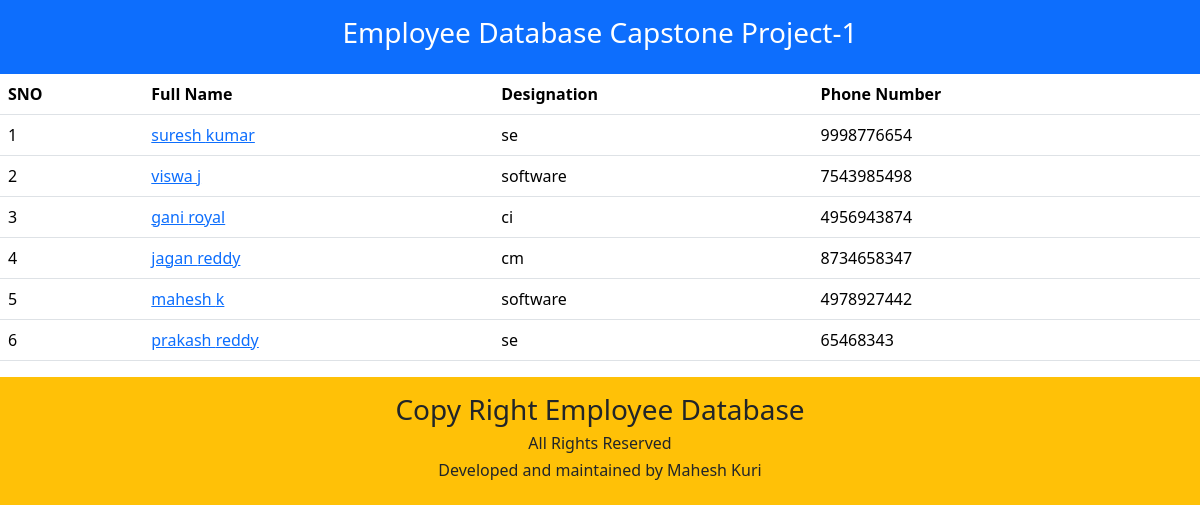
/employee/, run on the app's committed database.
### salary/models.py (models this page shows, shortened)
class Employee(models.Model):
    first_name=models.CharField(max_length=100);
    last_name=models.CharField(max_length=100);
    photo=models.ImageField(upload_to='images');
    designation=models.CharField(max_length=100);
    email_address=models.EmailField(max_length=100);
    phone_number=models.CharField(max_length=10);

### Employee/views.py (the view)
# urls.py: 2. Add a URL to urlpatterns:  path('', views.home, name='home')
def home(request):
    employees=Employee.objects.all()
    context={
        'employees':employees,
    }
    return render(request,'home.html',context)

### templates/home.html (shortened to what this page needs)
<!DOCTYPE html>
<html lang="en">
<head>
    <link href="https://cdn.jsdelivr.net/npm/bootstrap@5.3.3/dist/css/bootstrap.min.css" rel="stylesheet">
</head>
<body>
    <header class="text-center bg-primary p-3 text-white">
        <h3>Employee Database Capstone Project-1</h3>
    </header>
        <table class="table table-borderd table-hover">
            <thead>
                <tr>
                    <th>SNO</th>
                    <th>Full Name</th>
                    <th>Designation</th>
                    <th>Phone Number</th>
                </tr>
            </thead>
            <tbody>
                {% for x in employees %}
                <tr>
                    <td>{{forloop.counter}}</td>
                    <td><a href="{% url 'employee_detail' x.id %}">{{x.first_name}} {{x.last_name}}</td></a>
                    <td>{{x.designation}}</td>
                    <td>{{x.phone_number}}</td>
                </tr>
                {% endfor %}
            </tbody>
        </table>
        <footer class="text-center bg-warning p-3">
            <h3>Copy Right Employee Database</h3>
            <h6>All Rights Reserved</h6>
            <h6>Developed and maintained by Mahesh Kuri</h6>
        </footer>
</body>
</html>

### data on the page
Employee: first_name "suresh", last_name "kumar", designation "se", phone_number "9998776654"
Employee: first_name "viswa", last_name "j", designation "software", phone_number "7543985498"
Employee: first_name "gani", last_name "royal", designation "ci", phone_number "4956943874"
Employee: first_name "jagan", last_name "reddy", designation "cm", phone_number "8734658347"
Employee: first_name "mahesh", last_name "k", designation "software", phone_number "4978927442"
Employee: first_name "prakash", last_name "reddy", designation "se", phone_number "65468343"
